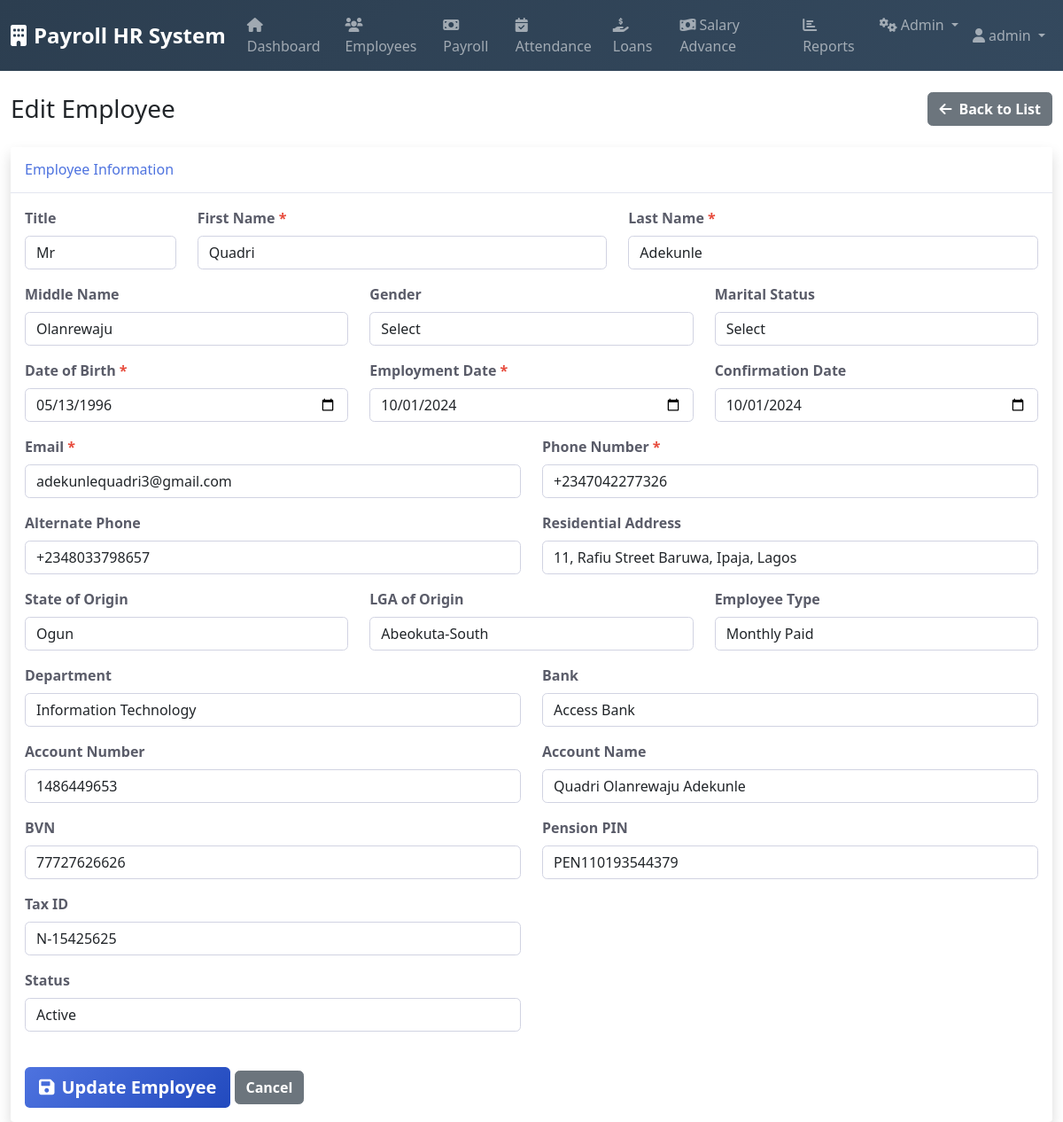
/modules/employees/edit.php?id=1 (signed in), run on the app's committed database.
### tables this page shows
CREATE TABLE `employees` (
  `employee_id` int(11) NOT NULL,
  `employee_code` varchar(50) NOT NULL,
  `company_id` int(11) NOT NULL,
  `title` enum('Mr','Mrs','Miss','Dr','Prof') DEFAULT NULL,
  `first_name` varchar(100) NOT NULL,
  `middle_name` varchar(100) DEFAULT NULL,
  `last_name` varchar(100) NOT NULL,
  `gender` enum('Male','Female') NOT NULL,
  `date_of_birth` date NOT NULL,
  `marital_status` enum('Single','Married','Divorced','Widowed') NOT NULL,
  `email` varchar(255) DEFAULT NULL,
  `phone_number` varchar(20) DEFAULT NULL,
  `alternate_phone` varchar(20) DEFAULT NULL,
  `residential_address` text DEFAULT NULL,
  `state_of_origin` varchar(100) DEFAULT NULL,
  `lga_of_origin` varchar(100) DEFAULT NULL,
  `nationality` varchar(100) DEFAULT 'Nigerian',
  `employee_type_id` int(11) NOT NULL,
  `department_id` int(11) NOT NULL,
  `employment_date` date NOT NULL,
  `confirmation_date` date DEFAULT NULL,
  `status` enum('active','inactive','suspended','terminated') DEFAULT 'active',
  `bank_id` int(11) DEFAULT NULL,
  `bank_name` varchar(255) DEFAULT NULL,
  `account_number` varchar(20) DEFAULT NULL,
  `account_name` varchar(255) DEFAULT NULL,
  `bvn` varchar(11) DEFAULT NULL,
  `pension_pin` varchar(50) DEFAULT NULL,
  `tax_id` varchar(50) DEFAULT NULL,
  `insurance_number` varchar(50) DEFAULT NULL,
  `tax_state` varchar(100) DEFAULT NULL,
  `created_at` timestamp NOT NULL DEFAULT current_timestamp(),
  `updated_at` timestamp NOT NULL DEFAULT current_timestamp() ON UPDATE current_timestamp()
);

CREATE TABLE `employee_types` (
  `employee_type_id` int(11) NOT NULL,
  `type_name` varchar(100) NOT NULL,
  `description` text DEFAULT NULL,
  `payment_frequency` enum('daily','weekly','monthly') NOT NULL,
  `is_active` tinyint(1) DEFAULT 1
);

CREATE TABLE `departments` (
  `department_id` int(11) NOT NULL,
  `company_id` int(11) NOT NULL,
  `department_name` varchar(255) NOT NULL,
  `department_code` varchar(50) DEFAULT NULL,
  `description` text DEFAULT NULL,
  `is_active` tinyint(1) DEFAULT 1,
  `created_at` timestamp NOT NULL DEFAULT current_timestamp()
);

CREATE TABLE `banks` (
  `id` int(11) NOT NULL,
  `bank_name` varchar(255) NOT NULL,
  `bank_code` varchar(50) NOT NULL,
  `created_at` timestamp NOT NULL DEFAULT current_timestamp()
);

### includes/functions.php (called while the page is built, shortened)
<?php
function getBankList($db) {
    try {
        $stmt = $db->prepare("SELECT id, bank_code, bank_name FROM banks ORDER BY bank_name ASC");
        $stmt->execute();
        $banks = $stmt->fetchAll(PDO::FETCH_ASSOC);
        return $banks;
    } catch (PDOException $e) {
        error_log("Database error fetching bank list: " . $e->getMessage());
        return [];
    }
}

### modules/employees/edit.php (the view, shortened to what this page needs)
<?php
require_once '../../includes/auth.php';
require_once '../../includes/functions.php';
$database = new Database();
$db = $database->getConnection();
$employee_id = $_GET['id'] ?? 0;
$employee = [];
$departments = [];
$employee_types = [];
try {
    $query = "SELECT * FROM employees WHERE employee_id = :employee_id";
    $stmt = $db->prepare($query);
    $stmt->bindValue(':employee_id', $employee_id, PDO::PARAM_INT);
    $stmt->execute();
    $employee = $stmt->fetch(PDO::FETCH_ASSOC);
    $dept_query = "SELECT department_id, department_name FROM departments WHERE is_active = 1 ORDER BY department_name";
    $dept_stmt = $db->prepare($dept_query);
    $dept_stmt->execute();
    $departments = $dept_stmt->fetchAll(PDO::FETCH_ASSOC);
    $type_query = "SELECT employee_type_id, type_name FROM employee_types WHERE is_active = 1 ORDER BY type_name";
    $type_stmt = $db->prepare($type_query);
    $type_stmt->execute();
    $employee_types = $type_stmt->fetchAll(PDO::FETCH_ASSOC);
    $bankList = getBankList($db);
} catch (PDOException $e) {
    error_log("Edit employee error: " . $e->getMessage());
    $message = '<div class="alert alert-danger">Error loading employee data.</div>';
}
include '../../includes/header.php';
?>
<div class="d-flex justify-content-between align-items-center mb-4">
    <h1 class="h3 mb-0 text-gray-800">Edit Employee</h1>
    <a href="index.php" class="btn btn-secondary">
        <i class="fas fa-arrow-left me-2"></i>Back to List
    </a>
</div>
<div class="card shadow">
    <div class="card-header py-3">
        <h6 class="m-0 font-weight-bold text-primary">Employee Information</h6>
    </div>
    <div class="card-body">
        <form method="POST">
            <div class="row">
                <div class="col-md-2">
                    <div class="mb-3">
                        <label class="form-label">Title</label>
                        <select class="form-control" name="title">
                            <option value="Mr" <?php echo ($employee['title'] ?? '') == 'Mr' ? 'selected' : ''; ?>>Mr</option>
                        </select>
                    </div>
                </div>
                <div class="col-md-5">
                    <div class="mb-3">
                        <label class="form-label">First Name <span class="text-danger">*</span></label>
                        <input type="text" class="form-control" name="first_name"
                               value="<?php echo htmlspecialchars($employee['first_name']); ?>" required>
                    </div>
                </div>
                <div class="col-md-5">
                    <div class="mb-3">
                        <label class="form-label">Last Name <span class="text-danger">*</span></label>
                        <input type="text" class="form-control" name="last_name"
                               value="<?php echo htmlspecialchars($employee['last_name']); ?>" required>
                    </div>
                </div>
            </div>
            <div class="row">
                <div class="col-md-4">
                    <div class="mb-3">
                        <label class="form-label">Middle Name</label>
                        <input type="text" class="form-control" name="middle_name"
                               value="<?php echo htmlspecialchars($employee['middle_name']); ?>">
                    </div>
                </div>
                <div class="col-md-4">
                    <div class="mb-3">
                        <label class="form-label">Gender</label>
                        <select class="form-control" name="gender">
                            <option value="">Select</option>
                        </select>
                    </div>
                </div>
                <div class="col-md-4">
                    <div class="mb-3">
                        <label class="form-label">Marital Status</label>
                        <select class="form-control" name="marital_status">
                            <option value="">Select</option>
                        </select>
                    </div>
                </div>
            </div>
            <div class="row">
                <div class="col-md-4">
                    <div class="mb-3">
                        <label class="form-label">Date of Birth <span class="text-danger">*</span></label>
                        <input type="date" class="form-control" name="date_of_birth"
                               value="<?php echo htmlspecialchars($employee['date_of_birth']); ?>" required>
                    </div>
                </div>
                <div class="col-md-4">
                    <div class="mb-3">
                        <label class="form-label">Employment Date <span class="text-danger">*</span></label>
                        <input type="date" class="form-control" name="employment_date"
                               value="<?php echo htmlspecialchars($employee['employment_date']); ?>" required>
                    </div>
                </div>
                <div class="col-md-4">
                    <div class="mb-3">
                        <label class="form-label">Confirmation Date</label>
                        <input type="date" class="form-control" name="confirmation_date"
                               value="<?php echo htmlspecialchars($employee['confirmation_date']); ?>">
                    </div>
                </div>
            </div>
            <div class="row">
                <div class="col-md-6">
                    <div class="mb-3">
                        <label class="form-label">Email <span class="text-danger">*</span></label>
                        <input type="email" class="form-control" name="email"
                               value="<?php echo htmlspecialchars($employee['email']); ?>" required>
                    </div>
                </div>
                <div class="col-md-6">
                    <div class="mb-3">
                        <label class="form-label">Phone Number <span class="text-danger">*</span></label>
                        <input type="text" class="form-control" name="phone_number"
                               value="<?php echo htmlspecialchars($employee['phone_number']); ?>" required>
                    </div>
                </div>
            </div>
            <div class="row">
                <div class="col-md-6">
                    <div class="mb-3">
                        <label class="form-label">Alternate Phone</label>
                        <input type="text" class="form-control" name="alternate_phone"
                               value="<?php echo htmlspecialchars($employee['alternate_phone']); ?>">
                    </div>
                </div>
                <div class="col-md-6">
                    <div class="mb-3">
                        <label class="form-label">Residential Address</label>
                        <input type="text" class="form-control" name="residential_address"
                               value="<?php echo htmlspecialchars($employee['residential_address']); ?>">
                    </div>
                </div>
            </div>
            <div class="row">
                <div class="col-md-4">
                    <div class="mb-3">
                        <label class="form-label">State of Origin</label>
                        <input type="text" class="form-control" name="state_of_origin"
                               value="<?php echo htmlspecialchars($employee['state_of_origin']); ?>">
                    </div>
                </div>
                <div class="col-md-4">
                    <div class="mb-3">
                        <label class="form-label">LGA of Origin</label>
                        <input type="text" class="form-control" name="lga_of_origin"
                               value="<?php echo htmlspecialchars($employee['lga_of_origin']); ?>">
                    </div>
                </div>
                <div class="col-md-4">
                    <div class="mb-3">
                        <label class="form-label">Employee Type</label>
                        <select class="form-control" name="employee_type_id">
                            <?php foreach ($employee_types as $type): ?>
                                <option value="<?php echo $type['employee_type_id']; ?>" <?php echo ($employee['employee_type_id'] ?? '') == $type['employee_type_id'] ? 'selected' : ''; ?>>
                                    <?php echo htmlspecialchars($type['type_name']); ?>
                                </option>
                            <?php endforeach; ?>
                        </select>
                    </div>
                </div>
            </div>
            <div class="row">
                <div class="col-md-6">
                    <div class="mb-3">
                        <label class="form-label">Department</label>
                        <select class="form-control" name="department_id">
                            <?php foreach ($departments as $department): ?>
                                <option value="<?php echo $department['department_id']; ?>" <?php echo ($employee['department_id'] ?? '') == $department['department_id'] ? 'selected' : ''; ?>>
                                    <?php echo htmlspecialchars($department['department_name']); ?>
                                </option>
                            <?php endforeach; ?>
                        </select>
                    </div>
                </div>
                <div class="col-md-6">
                    <div class="mb-3">
                        <label class="form-label">Bank</label>
                        <select class="form-control" name="bank_id" required>
                            <?php foreach ($bankList as $bank): ?>
                                <option value="<?php echo $bank['id']; ?>" <?php echo ($employee['bank_id'] ?? '') == $bank['id'] ? 'selected' : ''; ?>>
                                    <?php echo htmlspecialchars($bank['bank_name']); ?>
                                </option>
                            <?php endforeach; ?>
                        </select>
                    </div>
                </div>
            </div>
            <div class="row">
                <div class="col-md-6">
                    <div class="mb-3">
                        <label class="form-label">Account Number</label>
                        <input type="text" class="form-control" name="account_number"
                               value="<?php echo htmlspecialchars($employee['account_number']); ?>">
                    </div>
                </div>
                <div class="col-md-6">
                    <div class="mb-3">
                        <label class="form-label">Account Name</label>
                        <input type="text" class="form-control" name="account_name"
                               value="<?php echo htmlspecialchars($employee['account_name']); ?>">
                    </div>
                </div>
            </div>
            <div class="row">
                <div class="col-md-6">
                    <div class="mb-3">
                        <label class="form-label">BVN</label>
                        <input type="text" class="form-control" name="bvn" maxlength="11"
                               value="<?php echo htmlspecialchars($employee['bvn']); ?>">
                    </div>
                </div>
                <div class="col-md-6">
                    <div class="mb-3">
                        <label class="form-label">Pension PIN</label>
                        <input type="text" class="form-control" name="pension_pin"
                               value="<?php echo htmlspecialchars($employee['pension_pin']); ?>">
                    </div>
                </div>
                <div class="col-md-6">
                    <div class="mb-3">
                        <label class="form-label">Tax ID</label>
                        <input type="text" class="form-control" name="tax_id"
                               value="<?php echo htmlspecialchars($employee['tax_id'] ?? ''); ?>">
                    </div>
                </div>
            </div>
            <div class="row">
                <div class="col-md-6">
                    <div class="mb-3">
                        <label class="form-label">Status</label>
                        <select class="form-control" name="status">
                            <option value="active" <?php echo ($employee['status'] ?? '') == 'active' ? 'selected' : ''; ?>>Active</option>
                        </select>
                    </div>
                </div>
            </div>
            <div class="mt-4">
                <button type="submit" class="btn btn-primary btn-lg">
                    <i class="fas fa-save me-2"></i>Update Employee
                </button>
                <a href="index.php" class="btn btn-secondary">Cancel</a>
            </div>
        </form>
    </div>
</div>
<?php include '../../includes/footer.php'; ?>

### assets/css/styles.css (style rules this page uses)
.card { border: none; box-shadow: 0 0.15rem 1.75rem 0 rgba(58, 59, 69, 0.15); transition: all 0.3s; }
.card-header { background: white; border-bottom: 1px solid #e3e6f0; font-weight: 700; }
.btn { border-radius: 0.35rem; font-weight: 600; transition: all 0.3s; }
.btn-primary { background: linear-gradient(135deg, #4e73df 0%, #224abe 100%); border: none; }
.form-control { border: 1px solid #d1d3e2; border-radius: 0.35rem; transition: border-color 0.15s ease-in-out, box-shadow 0.15s ease-in-out; }
.form-label { font-weight: 600; color: #5a5c69; margin-bottom: 0.5rem; }
.text-primary { color: #4e73df !important; }
.text-danger { color: #e74a3b !important; }

### data on the page
employees: title "Mr", first_name "Quadri", last_name "Adekunle", middle_name "Olanrewaju", date_of_birth "05/13/1996", employment_date "10/01/2024", confirmation_date "10/01/2024", email "adekunlequadri3@gmail.com", phone_number "+2347042277326", alternate_phone "+2348033798657", residential_address "11, Rafiu Street Baruwa, Ipaja, Lagos", state_of_origin "Ogun", lga_of_origin "Abeokuta-South", employee_type_id "Monthly Paid", department_id "Information Technology", bank_id "Access Bank", account_number "1486449653", account_name "Quadri Olanrewaju Adekunle", bvn "77727626626", pension_pin "PEN110193544379", tax_id "N-15425625", status "Active"

### other printed values
$current_user['full_name'] "admin"
